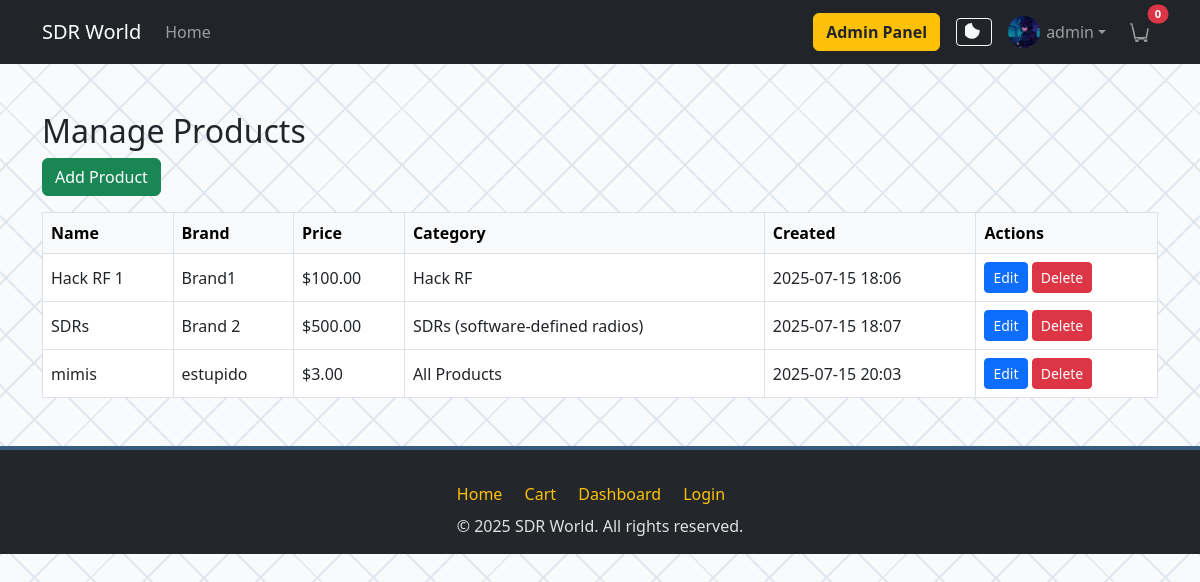
Before: /adminpanel/products/ (signed in) with the older database file.
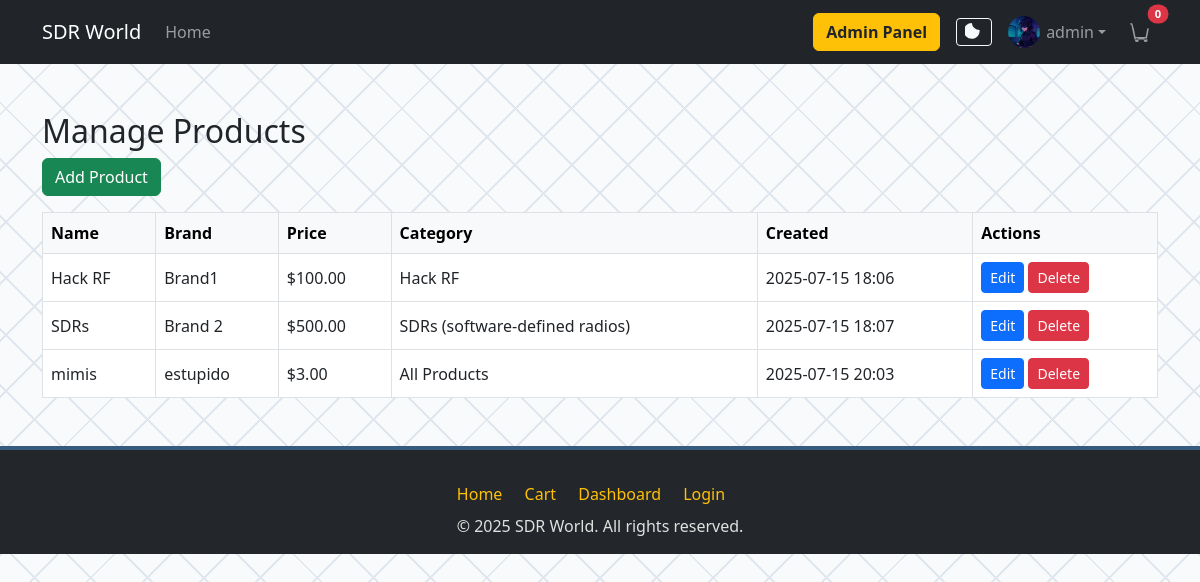
After: the same page with the newer database file.
### products/models.py (models this page shows, shortened)
class Product(models.Model):
    name = models.CharField(max_length=200)
    brand = models.CharField(max_length=100)
    price = models.DecimalField(max_digits=10, decimal_places=2)
    description = models.TextField()
    image = models.ImageField(upload_to='products/')
    category = models.ForeignKey(Category, related_name='products', on_delete=models.CASCADE)
    created_at = models.DateTimeField(auto_now_add=True)

class Category(models.Model):
    name = models.CharField(max_length=100, unique=True)
    slug = models.SlugField(max_length=120, unique=True)
    parent = models.ForeignKey('self', null=True, blank=True, related_name='subcategories', on_delete=models.CASCADE)
    class Meta:
        verbose_name_plural = 'Categories'
    def __str__(self):
        return self.name

### adminpanel/views.py (the view)
# urls.py: path('products/', views.product_crud, name='product_crud'),
@user_passes_test(is_admin_or_editor)
def product_crud(request):
    products = Product.objects.all()
    form = ProductForm()
    categories = Category.objects.all()
    return render(request, 'adminpanel/product_crud.html', {'products': products, 'form': form, 'categories': categories})

### adminpanel/views.py (called while the page is built)
def is_admin_or_editor(user):
    return user.is_staff or user.is_superuser

### cart/context_processors.py (called while the page is built)
def cart_count(request):
    if request.user.is_authenticated:
        return {'cart_count': CartItem.objects.filter(user=request.user).count()}
    return {'cart_count': 0}

### templates/adminpanel/product_crud.html (shortened to what this page needs)
{% extends 'base.html' %}
{% load crispy_forms_tags %}
{% block content %}
<div class="container mt-5">
    <h2>Manage Products</h2>
    <button class="btn btn-success mb-3" data-bs-toggle="modal" data-bs-target="#addProductModal">Add Product</button>
    <table class="table table-bordered align-middle" id="products-table">
        <thead class="table-light">
            <tr>
                <th>Name</th>
                <th>Brand</th>
                <th>Price</th>
                <th>Category</th>
                <th>Created</th>
                <th>Actions</th>
            </tr>
        </thead>
        <tbody>
            {% for product in products %}
            <tr data-product-id="{{ product.id }}">
                <td class="prod-name">{{ product.name }}</td>
                <td class="prod-brand">{{ product.brand }}</td>
                <td class="prod-price">${{ product.price }}</td>
                <td class="prod-category">{{ product.category.name }}</td>
                <td>{{ product.created_at|date:"Y-m-d H:i" }}</td>
                <td>
                    <button class="btn btn-sm btn-primary edit-product-btn" data-id="{{ product.id }}" data-name="{{ product.name }}" data-brand="{{ product.brand }}" data-price="{{ product.price }}" data-category="{{ product.category.id }}" data-description="{{ product.description|escapejs }}">Edit</button>
                    <button class="btn btn-sm btn-danger delete-product-btn" data-id="{{ product.id }}" data-name="{{ product.name }}">Delete</button>
                </td>
            </tr>
            {% endfor %}
        </tbody>
    </table>
</div>
{% endblock %}

Changed rows visible on the page:
changed Product "Hack RF": name "Hack RF 1" → "Hack RF"
